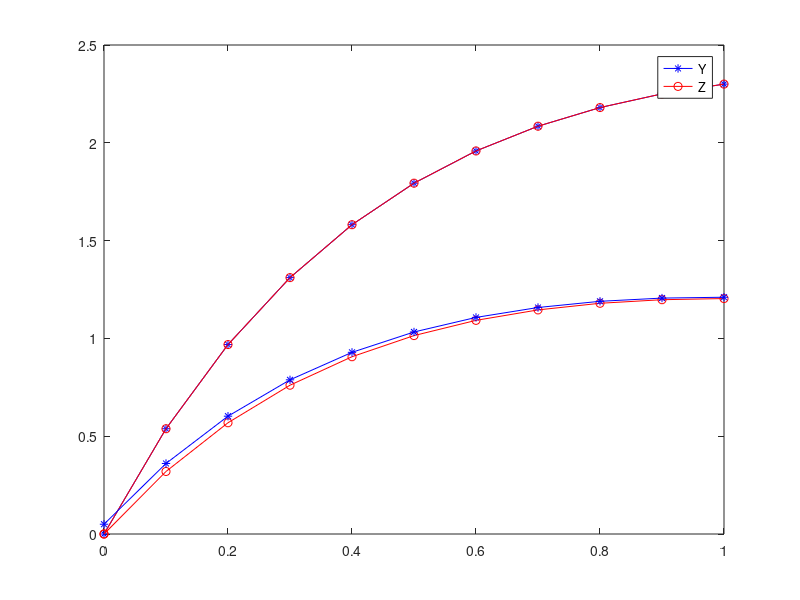

Write MATLAB code to recreate this figure.
f1 = @(t, y, z) -4*y + 3*z + 6;
f2 = @(t, y, z) -2.4*y + 1.6*z + 3.6;

exactY = @(t) -3.375*exp(-2*t) + 1.875*exp(-0.4*t) + 1.5;
exactZ = @(t) -2.2*exp(-2*t) + 2.25*exp(-0.4*t);

t(1) = 0;
y(1) = 0;
z(1) = 0;

exactYY(1) = exactY(t(1));
exactZZ(1) = exactZ(t(1));

h = 0.1;
left = 0;
right = 1;
n = (right - left)/h;

fprintf('  ti                 y(ti)                 z(ti)\n');
fprintf('------------------------------------------------------\n');
fprintf('%f             %f               %f\n', t(1), y(1), z(1));
for i = 2 : n + 1
    
    k11 = h*f1(t(i - 1), y(i - 1), z(i - 1));
    k12 = h*f2(t(i - 1), y(i - 1), z(i - 1));
    
    k21 = h*f1(t(i - 1) + h/2, y(i - 1) + k11/2, z(i - 1) + k12/2);
    k22 = h*f2(t(i - 1) + h/2, y(i - 1) + k11/2, z(i - 1) + k12/2);
    
    k31 = h*f1(t(i - 1) + h/2, y(i - 1) + k21/2, z(i - 1) + k22/2);
    k32 = h*f2(t(i - 1) + h/2, y(i - 1) + k21/2, z(i - 1) + k22/2);
    
    k41 = h*f1(t(i - 1) + h, y(i - 1) + k31, z(i - 1) + k32);
    k42 = h*f2(t(i - 1) + h, y(i - 1) + k31, z(i - 1) + k32);
    
    y(i) = y(i - 1) + (1/6)*(k11 + 2*k21 + 2*k31 + k41);
    z(i) = z(i - 1) + (1/6)*(k12 + 2*k22 + 2*k32 + k42);
    
    t(i) = t(i - 1) + h;
    
    exactYY(i) = exactY(t(i));
    exactZZ(i) = exactZ(t(i));
    
    fprintf('%f             %f               %f\n', t(i), y(i), z(i));
    
end
plot(t, y, 'b*-')
hold on
plot(t, z, 'ro-')
hold on
plot(t, exactYY, 'ro-')
hold on 
plot(t, exactZZ, 'b*-');
legend('Y', 'Z');